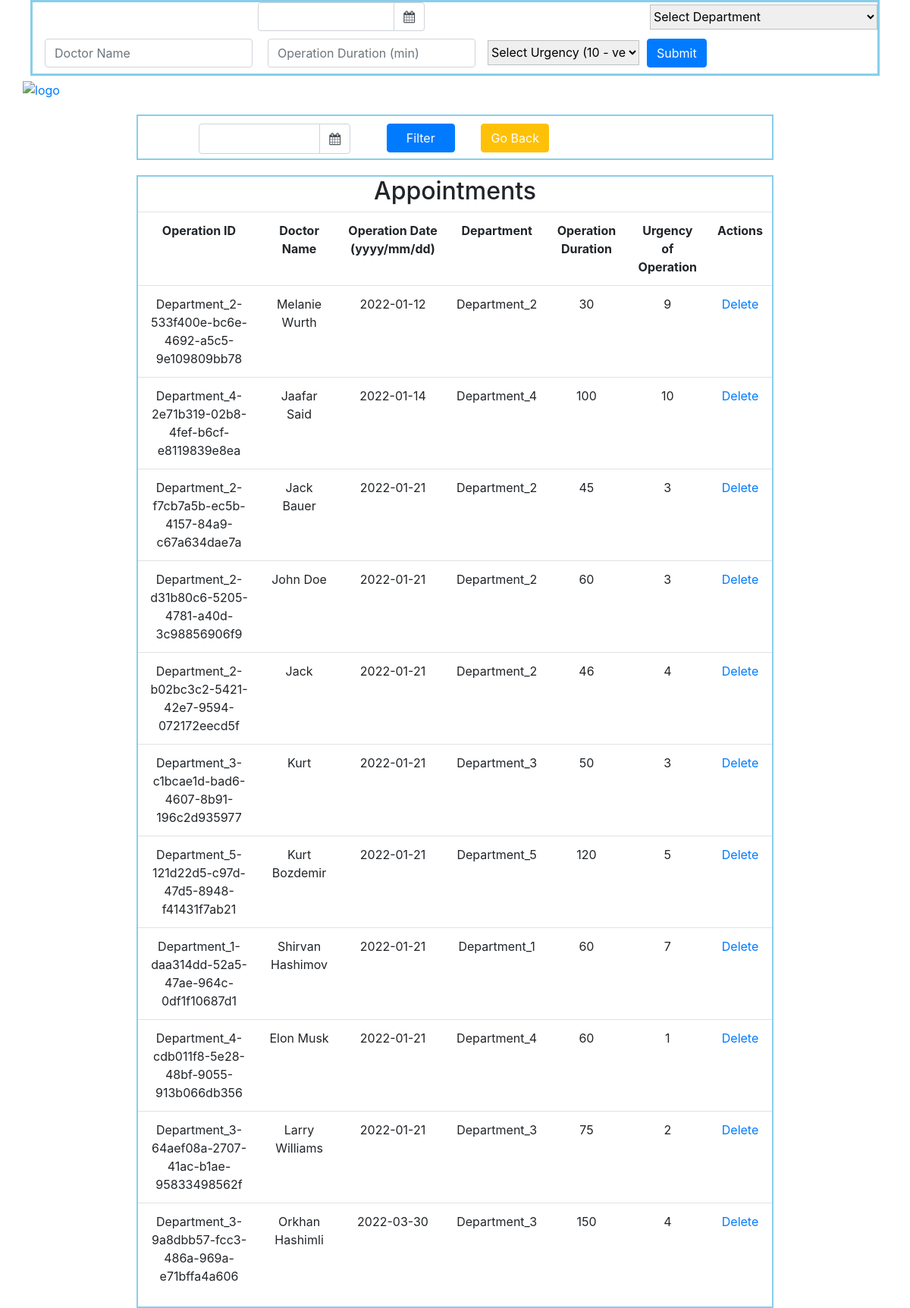
The page / on the database its author committed.
### app.py (models this page shows)
class User_Entries(db.Model):
    id = db.Column(db.String(200), primary_key=True)
    doctor = db.Column(db.String(200), nullable= False)
    operation_date = db.Column(db.DateTime, nullable=False)
    department_name = db.Column(db.String(200), nullable=False)
    operation_duration  = db.Column(db.Integer, nullable= False)
    operation_urgency = db.Column(db.Integer, nullable=False)

### app.py (the view)
@app.route('/', methods=['POST', 'GET'])
def index():
    if request.method == 'POST':
        if request.form['submit_btn'] == 'submit_form':
            op_date = request.form['op_date']
            dep_name = request.form['dep_name']
            doctor_name = request.form['doctor_name']
            op_duration = request.form['op_duration']
            op_urgency = request.form['op_urgency']
            new_user_entry = User_Entries(
                            id=str(dep_name + '-' + str(uuid.uuid4())),
                            doctor=doctor_name,
                            operation_date=datetime.strptime(op_date, '%m/%d/%Y').date(),
                            department_name=dep_name,
                            operation_duration=int(op_duration),
                            operation_urgency=int(op_urgency)
                            )
            possible_to_add = check_possibility()
            try:
                db.session.add(new_user_entry)
                db.session.commit()
                if possible_to_add != 'possible':
                    user_entry_to_delete = User_Entries.query.get_or_404(new_user_entry.id)
                    try:
                        db.session.delete(user_entry_to_delete)
                        db.session.commit()
                    except:
                        return 'There was a problem deleting that'
                    return render_template('alert.html')
                return redirect('/')
            except:
                print('There was an issue adding new user entry')
                raise
        elif request.form['submit_btn'] == 'filter':
            filtered_date = datetime.strptime(request.form['filter_date'], '%m/%d/%Y')
            print(filtered_date)
            filtered_entries = User_Entries.query.filter(User_Entries.operation_date==filtered_date).all()
            print(f'filtered entries:{filtered_entries}')
            return render_template('index.html', tasks=filtered_entries)
    else:
        entries = User_Entries.query.order_by(User_Entries.operation_date).all()
        return render_template('index.html', tasks=entries)

### templates/index.html (shortened to what this page needs)
<!DOCTYPE html>
<html lang="en">
<head>
    <link rel="stylesheet" href="{{ url_for('static', filename='css/styles.css') }}">
    <link rel="stylesheet" href="https://maxcdn.bootstrapcdn.com/bootstrap/4.0.0/css/bootstrap.min.css">
    <link rel="stylesheet" href="https://cdnjs.cloudflare.com/ajax/libs/bootstrap-datepicker/1.9.0/css/bootstrap-datepicker.min.css">
    <link rel="stylesheet" href="https://cdnjs.cloudflare.com/ajax/libs/font-awesome/4.7.0/css/font-awesome.min.css">
</head>
<body>
    <div class="user_input">
        <form action='/' class="form-inline" method="post">
                <div class="input-group date" id="datepicker">
                    <input type="text" class="form-control" id='date_input' name='op_date' required/>
                    <span class="input-group-append">
                        <span class="input-group-text bg-white">
                            <i class="fa fa-calendar"></i>
                        </span>
                    </span>
                </div>
            <div class="dropdown_select" name='dropdown_select'>
                <select id="list" name='dep_name' onchange="getSelectValue();" required>
                    <option value="" disabled selected>Select Department</option>
                </select>
            </div>
            <div class="form-group mx-sm-3 mb-2" name='dur_and_cap'>
                <input type="text" class="form-control" name='doctor_name' id="doctor_name" placeholder="Doctor Name" required>
                <input type="number" min="0" class="form-control" name='op_duration' id="op_duration" placeholder="Operation Duration (min)" required>
            </div>
            <div class="dropdown_select2" name='dropdown_select2'>
                <select id="list2" name='op_urgency' onchange="getSelectValue2();" required>
                    <option value="" disabled selected>Select Urgency (10 - very urgent)</option>
                </select>
            </div>
            <button type="submit" class="btn btn-primary mb-2" name="submit_btn" value="submit_form">Submit</button>
        </form>
    </div>
    <div class="image">
        <a href="/">
            <img src="http://www.clipartsuggest.com/images/633/red-medical-symbol-9MqeBw-clipart.jpeg" alt="logo">
        </a>
    </div>
    <div class="filter">
        <form action="/" method="post">
            <div class="input-group date" id="datepicker2">
                <input type="text" class="form-control" id='date_input2' name='filter_date' required/>
                <span class="input-group-append" id="filter_span">
                    <span class="input-group-text bg-white" >
                        <i class="fa fa-calendar"></i>
                    </span>
                </span>
            </div>
            <div class="filter_and_home_btns">
                <button type="submit" class="btn btn-primary mb-2" name="submit_btn" value="filter" id="filter_btn">Filter</button>
                <button type="button" class="btn btn-warning mb-2" id="home_btn" onclick="history.back()"><a href="javascript:history.back()">Go Back</a></button>
            </div>
        </form>
    </div>
    <div class="Table_content">
        <table class="table">
            <thead><h2>Appointments</h2></thead>
            <tbody class="table_body">
                <tr>
                    <th>Operation ID</th>
                    <th>Doctor Name</th>
                    <th>Operation Date (yyyy/mm/dd)</th>
                    <th>Department</th>
                    <th>Operation Duration</th>
                    <th>Urgency of Operation</th>
                    <th>Actions</th>
                </tr>
                {% for task in tasks: %}
                    <tr>
                        <td>{{task.id}}</td>
                        <td>{{task.doctor}}</td>
                        <td>{{task.operation_date.date()}}</td>
                        <td>{{task.department_name}}</td>
                        <td>{{task.operation_duration}}</td>
                        <td>{{task.operation_urgency}}</td>
                        <td>
                            <a href="/delete/{{task.id}}">Delete</a>
                        </td>
                    </tr>
                {% endfor %}
            </tbody>
        </table>
    </div>
</body>
</html>

### static/css/styles.css (style rules this page uses)
* { padding: 0; margin: 0; box-sizing: border-box; }
body { font-family: Verdana, Geneva, Tahoma, sans-serif; text-align: center; background-color: #eeeeee; }
.user_input { margin-left: 40px; margin-right: 40px; border: 3px solid skyblue; }
.Table_content { border: 2px solid skyblue; width: 70%; text-align: center; margin: auto; margin-top: 20px; }
.table { text-align: center; }
.form-inline { margin: auto; }
#datepicker { width: 200px; margin: auto; }
#list { width: 300px; margin-left: 0; }
#list2 { width: 200px; margin: auto; }
select { width: 300px; height: 33px; border: 1px solid rgb(191, 192, 192); }
.form-group { margin: auto; }
.btn { margin: 10px; margin-right: 20px; }
#datepicker { width: 220px; margin: auto; }
#datepicker2 { width: 300px; margin: auto; }
#date_input2 { margin-left: 80px; margin-top: 10px; height: 40px; }
#filter_span { margin-right: 20px; margin-top: 10px; height: 40px; }
#filter_btn { width: 90px; }
#home_btn { width: 90px; }
#op_duration { margin-left: 20px; }
button a { color:white; }
.filter { border: 2px solid skyblue; width: 70%; text-align: center; margin: auto; margin-top: 20px; overflow: hidden; }
.filter_and_home_btns { margin-left: 50px; width: 280px; overflow: hidden; }
.filter form .input-group { margin: auto; text-align: center; width: 50vp; float:left; }
.image { width: 100px; margin: auto; margin-left: 10px; text-align: left; margin-top: 5px; }
img { margin-left: 20px; width: 50px; height: 30px; }

### rows shown on the page
User_Entries: id "Department_2-533f400e-bc6e-4692-a5c5-9e109809bb78", doctor "Melanie Wurth", operation_date "2022-01-12", department_name "Department_2", operation_duration "30", operation_urgency "9"
User_Entries: id "Department_4-2e71b319-02b8-4fef-b6cf-e8119839e8ea", doctor "Jaafar Said", operation_date "2022-01-14", department_name "Department_4", operation_duration "100", operation_urgency "10"
User_Entries: id "Department_2-f7cb7a5b-ec5b-4157-84a9-c67a634dae7a", doctor "Jack Bauer", operation_date "2022-01-21", department_name "Department_2", operation_duration "45", operation_urgency "3"
User_Entries: id "Department_2-d31b80c6-5205-4781-a40d-3c98856906f9", doctor "John Doe", operation_date "2022-01-21", department_name "Department_2", operation_duration "60", operation_urgency "3"
User_Entries: id "Department_2-b02bc3c2-5421-42e7-9594-072172eecd5f", doctor "Jack", operation_date "2022-01-21", department_name "Department_2", operation_duration "46", operation_urgency "4"
User_Entries: id "Department_3-c1bcae1d-bad6-4607-8b91-196c2d935977", doctor "Kurt", operation_date "2022-01-21", department_name "Department_3", operation_duration "50", operation_urgency "3"
User_Entries: id "Department_5-121d22d5-c97d-47d5-8948-f41431f7ab21", doctor "Kurt Bozdemir", operation_date "2022-01-21", department_name "Department_5", operation_duration "120", operation_urgency "5"
User_Entries: id "Department_1-daa314dd-52a5-47ae-964c-0df1f10687d1", doctor "Shirvan Hashimov", operation_date "2022-01-21", department_name "Department_1", operation_duration "60", operation_urgency "7"
User_Entries: id "Department_4-cdb011f8-5e28-48bf-9055-913b066db356", doctor "Elon Musk", operation_date "2022-01-21", department_name "Department_4", operation_duration "60", operation_urgency "1"
User_Entries: id "Department_3-64aef08a-2707-41ac-b1ae-95833498562f", doctor "Larry Williams", operation_date "2022-01-21", department_name "Department_3", operation_duration "75", operation_urgency "2"
User_Entries: id "Department_3-9a8dbb57-fcc3-486a-969a-e71bffa4a606", doctor "Orkhan Hashimli", operation_date "2022-03-30", department_name "Department_3", operation_duration "150", operation_urgency "4"
